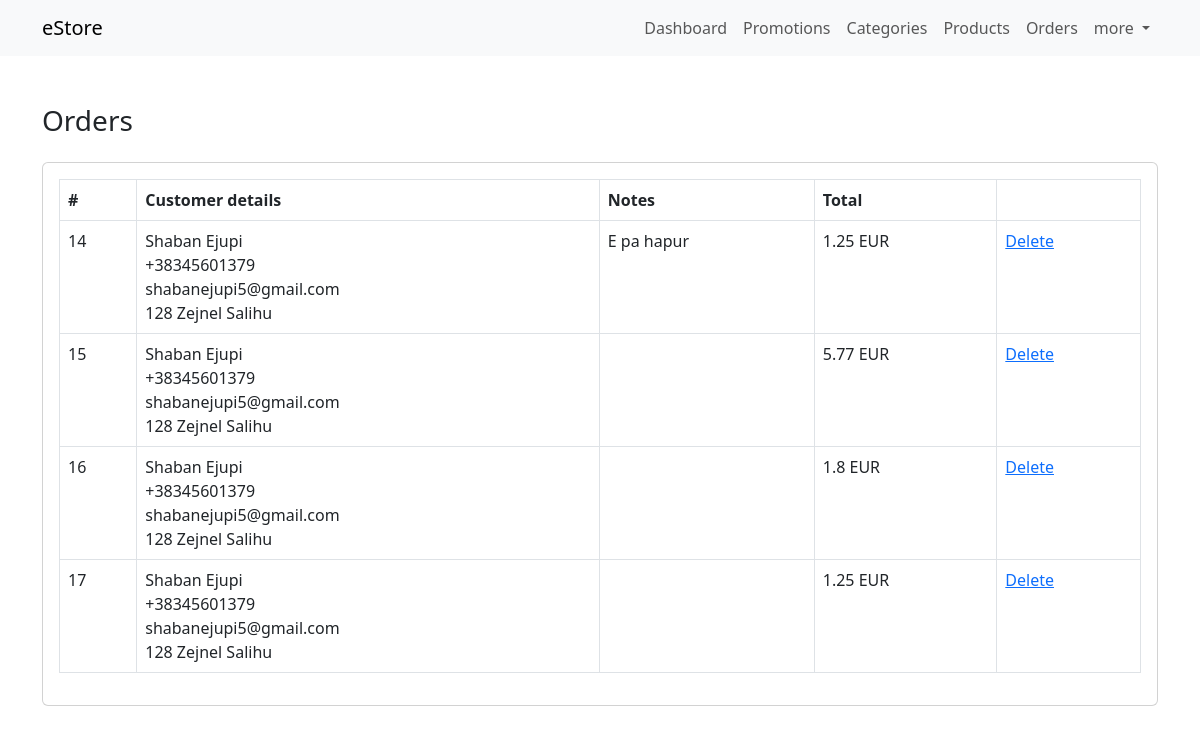
/dashboard/orders/index.php (signed in), run on an earlier commit of the app's database.
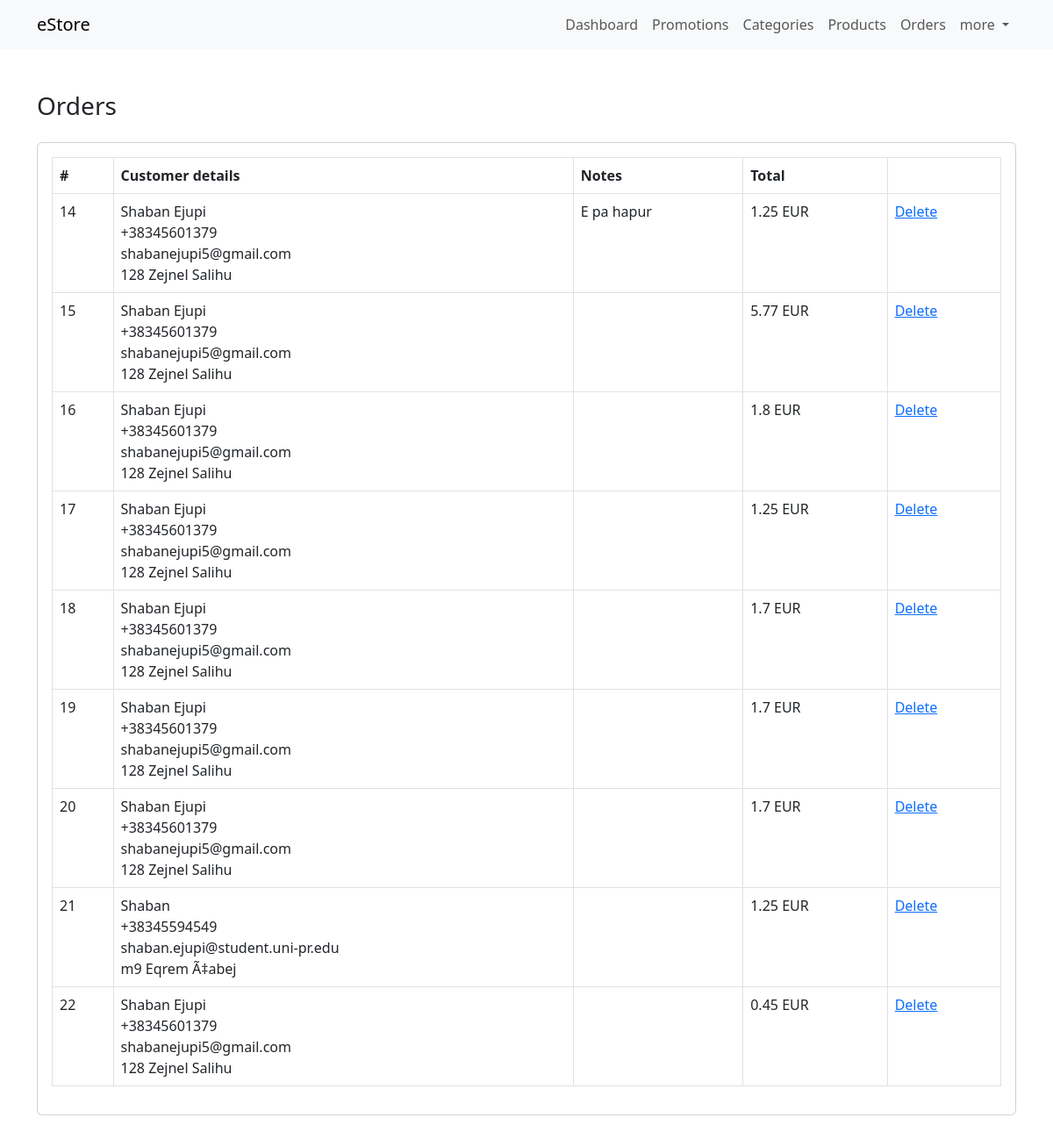
And on a later commit of the database.
### tables this page shows
CREATE TABLE `orders` (
  `id` int(11) NOT NULL,
  `user_id` int(11) NOT NULL,
  `customer_data` text NOT NULL,
  `notes` text,
  `total` float NOT NULL
);

### classes/Database.php (called while the page is built)
<?php
class Database {
    private static $instance = null;
    private $connection = null;
    public function __construct() {
        $this->connection = new mysqli('localhost', 'root', '', 'estore');
    }
    public static function getInstance() {
        if(!self::$instance) {
            self::$instance = new self;
        }
        return self::$instance;
    }
    function getConnection() {
        return $this->connection;
    }
}

### classes/CRUD.php (called while the page is built, shortened)
<?php
include 'Database.php';
class CRUD {
    private $mysqli;
    public function __construct() {
        $db = Database::getInstance();
        $this->mysqli = $db->getConnection();
    }
    public function read($table, $condition = [], $limit = null, $order = []) {
        $sql = "SELECT * FROM `".$table."`";
        $items = [];
        if($query = $this->mysqli->query($sql)) {
            if($query->num_rows > 0) {
                while($row = $query->fetch_assoc()) {
                    $items[] = $row;
                }
            }
            return $items;
        } else {
            return $this->mysqli->error;
        }
    }
}

### dashboard/orders/index.php (the view)
<?php
include('../includes/header.php');
include('../../classes/CRUD.php');
$crud = new CRUD;
if(isset($_SESSION['role']) && $_SESSION['role'] == 'admin') {
    $orders = $crud->read('orders');
} else if(isset($_SESSION['role']) && $_SESSION['role'] == 'customer') {
    $orders = $crud->read('orders', ['column' => 'user_id', 'value' => $_SESSION['id']]);
} else {
    $orders = [];
}
?>
<div class="dashboard my-5">
    <div class="container">
        <h3 class="mb-4">Orders</h3>
        <div class="card">
            <div class="card-body">
                <?php if(is_array($orders) && count($orders) > 0): ?>
                <div class="table-responsive">
                    <table class="table table-bordered">
                        <tbody>
                            <tr>
                                <th>#</th>
                                <th>Customer details</th>
                                <th>Notes</th>
                                <th>Total</th>
                                <th></th>
                            </tr>
                            <?php foreach($orders as $order): ?>
                            <tr>
                                <td><?= $order['id'] ?></td>
                                <td><?= $order['customer_data'] ?></td>
                                <td><?= $order['notes'] ?></td>
                                <td><?= $order['total'] ?> EUR</td>
                                <td>
                                    <a href="?action=delete&id=<?= $order['id'] ?>">Delete</a>
                                </td>
                            </tr>
                            <?php endforeach; ?>
                        </tbody>
                    </table>
                </div>
                <?php else: ?>
                <p>0 Orders</p>
                <?php endif; ?>
            </div>
        </div>
    </div>
</div>
<?php include('../includes/footer.php'); ?>

### dashboard/includes/header.php (shortened to what this page needs)
<!doctype html>
<html lang="en">
<head>
    <link href="https://cdn.jsdelivr.net/npm/bootstrap@5.3.0-alpha1/dist/css/bootstrap.min.css" rel="stylesheet">
</head>
<body>
    <nav class="navbar navbar-expand-lg bg-body-tertiary">
        <div class="container">
            <a class="navbar-brand" href="index.php">eStore</a>
            <div class="collapse navbar-collapse" id="navbarSupportedContent">
                <ul class="navbar-nav ms-auto mb-2 mb-lg-0">
                    <li class="nav-item">
                        <a class="nav-link" href="http://localhost/e-commerce/dashboard/index.php">Dashboard</a>
                    </li>
                    <li class="nav-item">
                        <a class="nav-link" href="http://localhost/e-commerce/dashboard/promotions/">Promotions</a>
                    </li>
                    <li class="nav-item">
                        <a class="nav-link" href="http://localhost/e-commerce/dashboard/categories/">Categories</a>
                    </li>
                    <li class="nav-item">
                        <a class="nav-link" href="http://localhost/e-commerce/dashboard/products/">Products</a>
                    </li>
                    <li class="nav-item">
                        <a class="nav-link" href="http://localhost/e-commerce/dashboard/orders/">Orders</a>
                    </li>
                    <li class="nav-item dropdown">
                        <a class="nav-link dropdown-toggle" href="#" role="button" data-bs-toggle="dropdown" aria-expanded="false">
                            more
                        </a>
                    </li>
                </ul>
            </div>
        </div>
    </nav>

### dashboard/includes/footer.php (shortened to what this page needs)
</body>
</html>

What changed in the data, as far as the page shows it:
added orders: id "18", customer_data "Shaban Ejupi +38345601379 shabanejupi5@gmail.com 128 Zejnel Salihu", total "1.7"
added orders: id "19", customer_data "Shaban Ejupi +38345601379 shabanejupi5@gmail.com 128 Zejnel Salihu", total "1.7"
added orders: id "20", customer_data "Shaban Ejupi +38345601379 shabanejupi5@gmail.com 128 Zejnel Salihu", total "1.7"
added orders: id "21", customer_data "Shaban +38345594549 shaban.ejupi@student.uni-pr.edu m9 Eqrem Ã‡abej", total "1.25"
added orders: id "22", customer_data "Shaban Ejupi +38345601379 shabanejupi5@gmail.com 128 Zejnel Salihu", total "0.45"
